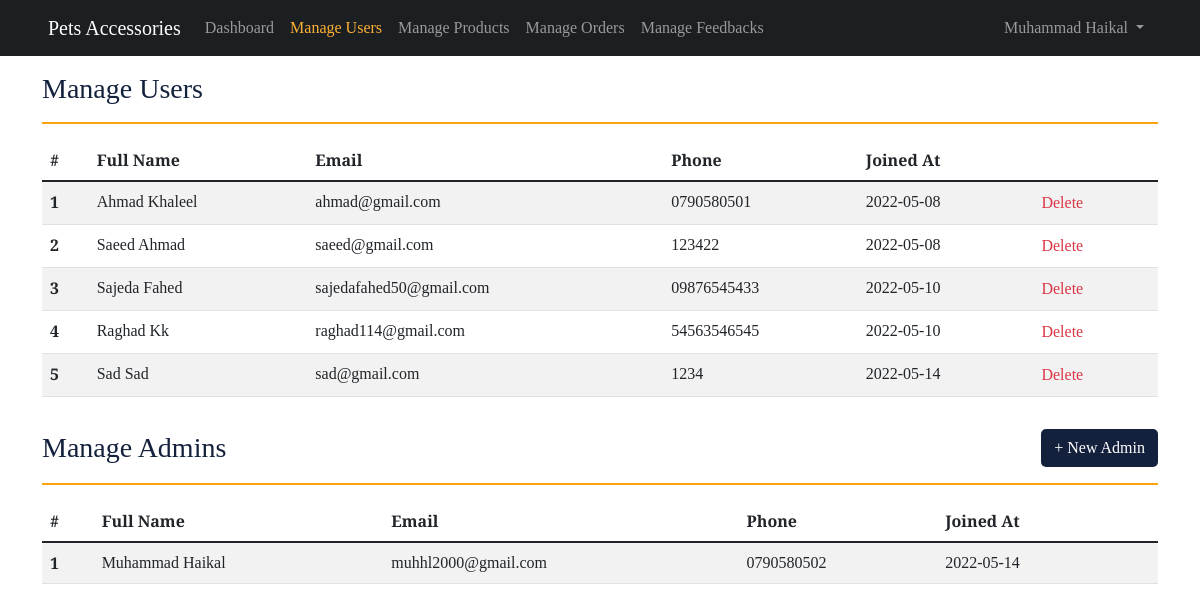
Before: /petaccesories/manageUsers.php (signed in) with the older database file.
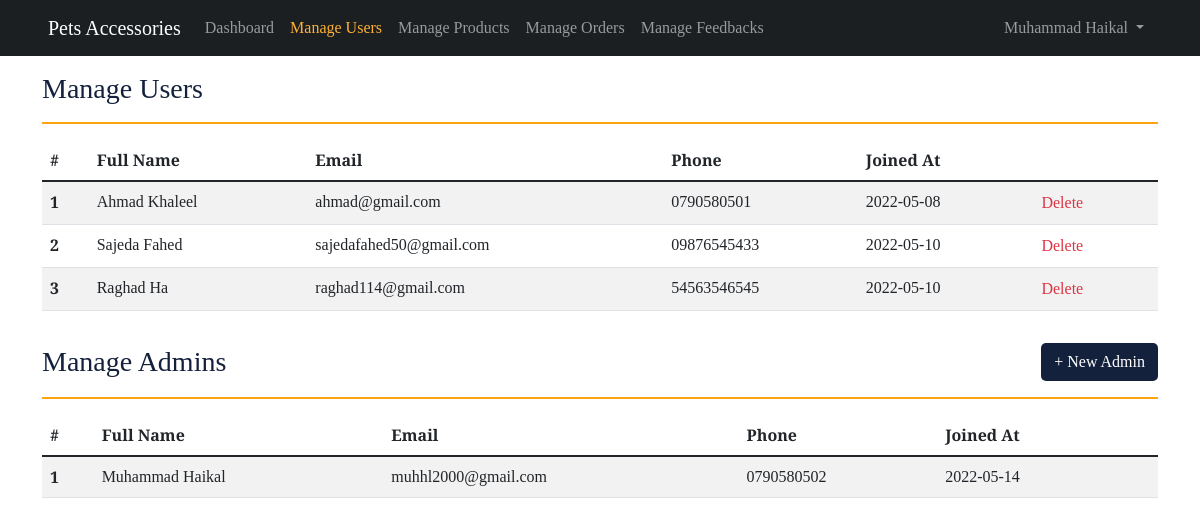
After: the same page with the newer database file.
### tables this page shows
CREATE TABLE IF NOT EXISTS `user` (
  `id` int(11) NOT NULL AUTO_INCREMENT,
  `is_admin` tinyint(1) DEFAULT '0',
  `first_name` varchar(30) NOT NULL,
  `last_name` varchar(30) NOT NULL,
  `email` varchar(50) NOT NULL,
  `phone` varchar(20) NOT NULL,
  `password` varchar(50) NOT NULL,
  `created_at` timestamp NOT NULL DEFAULT CURRENT_TIMESTAMP,
  PRIMARY KEY (`id`),
  UNIQUE KEY `UNIQUE` (`email`) USING BTREE
);

### petaccesories/modules/Admin.php (called while the page is built, shortened)
<?php
class Admin extends User
{
  public static function check()
  {
    if (isset($_SESSION['admin_id'])) {
      return true;
    } else {
      return false;
    }
  }
  public static function getAdminFullName()
  {
    $admin = self::getAdmin()[0];
    return $admin['first_name'] . " " . $admin['last_name'];
  }
  public static function getAllAdmins()
  {
    return self::getQueryResults("SELECT * FROM `user` WHERE `is_admin` = 1");
  }
  public static function getAdmin()
  {
    return self::getQueryResults("SELECT * FROM `user` WHERE  `id` = {$_SESSION['admin_id']}");
  }
}

### petaccesories/modules/DB.php (called while the page is built, shortened)
<?php
class DB
{
  protected static $servername;
  protected static $username;
  protected static $password;
  protected static $dbname;
  protected static function connect()
  {
    self::$servername = "sql203.epizy.com";
    self::$username = "epiz_31973952";
    self::$password = "gGD7AG42bivGEj5";
    self::$dbname = "epiz_31973952_petaccessories";
    $conn = new mysqli(self::$servername, self::$username, self::$password, self::$dbname);
    return $conn;
  }
  protected static function getQueryResults($sql){
    $result = mysqli_query(self::connect(), $sql);
    return mysqli_fetch_all($result, MYSQLI_ASSOC);
  }
}

### petaccesories/modules/User.php (called while the page is built, shortened)
<?php
class User extends DB
{
  public static function viewAllUsers()
  {
    return self::getQueryResults("SELECT * FROM user WHERE is_admin = 0");
  }
}

### petaccesories/manageUsers.php (the view, shortened to what this page needs)
<?php
$users = User::viewAllUsers();
$admins = Admin::getAllAdmins();
?>
<!DOCTYPE html>
<html lang="en" dir="auto">
<?php include('./templates/head.php') ?>
<body>
    <?php include('./templates/adminNav.php') ?>
    <div class="container mt-3">
        <h3 class="mb-0">Manage Users</h3>
        <hr class="myCustomHr">
        <div style="width: 100%; overflow-x: auto;" class="mb-3">
            <table class="table table-striped">
                <thead>
                    <tr>
                        <th>#</th>
                        <th>Full Name</th>
                        <th>Email</th>
                        <th>Phone</th>
                        <th>Joined At</th>
                    </tr>
                </thead>
                <tbody>
                    <?php $i = 0; ?>
                    <?php foreach ($users as $user) : ?>
                        <tr>
                            <th><?= ++$i ?></th>
                            <td><?= $user['first_name'] . " " . $user['last_name'] ?></td>
                            <td><?= $user['email'] ?></td>
                            <td><?= $user['phone'] ?></td>
                            <td><?= date("Y-m-d", strtotime($user['created_at'])) ?></td>
                            <td>
                                <form style="width: fit-content;" method="post" action="<?php echo $_SERVER['PHP_SELF']; ?>">
                                    <button name="deleteUser" onclick="return confirm('Are you sure to delete this user?')" type="submit" class="link-danger bg-transparent border-0">Delete</button>
                                </form>
                            </td>
                        </tr>
                    <?php endforeach ?>
                </tbody>
            </table>
        </div>
        <div class="row g-0 justify-content-between align-items-center">
            <h3 class="mb-0" style="width: fit-content;">Manage Admins</h3>
            <a href="addAdmin" class="btn myFilledCustomBtn2" style="width: fit-content;">+ New Admin</a>
        </div>
        <hr class="myCustomHr">
        <div style="width: 100%; overflow-x: auto;">
            <table class="table table-striped">
                <thead>
                    <tr>
                        <th>#</th>
                        <th>Full Name</th>
                        <th>Email</th>
                        <th>Phone</th>
                        <th>Joined At</th>
                    </tr>
                </thead>
                <tbody>
                    <?php $i = 0; ?>
                    <?php foreach ($admins as $admin) : ?>
                        <tr>
                            <th><?= ++$i ?></th>
                            <td><?= $admin['first_name'] . " " . $admin['last_name'] ?></td>
                            <td><?= $admin['email'] ?></td>
                            <td><?= $admin['phone'] ?></td>
                            <td><?= date("Y-m-d", strtotime($admin['created_at'])) ?></td>
                            <td>
                            </td>
                        </tr>
                    <?php endforeach ?>
                </tbody>
            </table>
        </div>
    </div>
</body>
</html>

### petaccesories/templates/head.php (shortened to what this page needs)
<head>
    <link rel="stylesheet" type="text/css" href="./sass/root.css">
</head>

### petaccesories/templates/adminNav.php (shortened to what this page needs)
<?php
    $currentPage = basename($_SERVER['PHP_SELF']);
?>
<nav class="navbar navbar-expand-md navbar-dark bg-dark sticky-top">
        <div class="container-fluid pe-md-5 ps-md-5">
            <a class="navbar-brand" href="index.php">
                Pets Accessories
            </a>
            <div class="collapse navbar-collapse" id="navbarNavDropdown">
                <ul class="navbar-nav">
                    <li class="nav-item">
                        <a class="nav-link <?php if ($currentPage == 'dashboard.php') {echo "active";}?>" href="./dashboard.php">Dashboard</a>
                    </li>
                    <li class="nav-item">
                        <a class="nav-link <?php if ($currentPage == 'manageUsers.php') {echo "active";}?>" href="./manageUsers.php">Manage Users</a>
                    </li>
                    <li class="nav-item">
                        <a class="nav-link <?php if ($currentPage == 'manageProducts.php') {echo "active";}?>" href="./manageProducts.php">Manage Products</a>
                    </li>
                    <li class="nav-item">
                        <a class="nav-link <?php if ($currentPage == 'manageOrders.php') {echo "active";}?>" href="./manageOrders.php">Manage Orders</a>
                    </li>
                    <li class="nav-item">
                        <a class="nav-link <?php if ($currentPage == 'manageFeedbacks.php') {echo "active";}?>" href="./manageFeedbacks.php">Manage Feedbacks</a>
                    </li>
                </ul>
                <?php if (Admin::check()) : ?>
                    <ul class="navbar-nav ms-auto">
                        <li class="nav-item dropdown">
                            <a class="nav-link dropdown-toggle" href="#" role="button" data-bs-toggle="dropdown" aria-expanded="false">
                                <?php echo Admin::getAdminFullName() ?>
                            </a>
                        </li>
                    </ul>
                <?php endif; ?>
            </div>
        </div>
    </nav>

Changed rows visible on the page:
removed user: first_name "Saeed", last_name "Ahmad", email "saeed@gmail.com", phone "123422", created_at "2022-05-08", shown under "Manage Users"
removed user: first_name "Sad", last_name "Sad", email "sad@gmail.com", phone "1234", created_at "2022-05-14", shown under "Manage Users"
changed user "Raghad": last_name "Kk" → "Ha"
